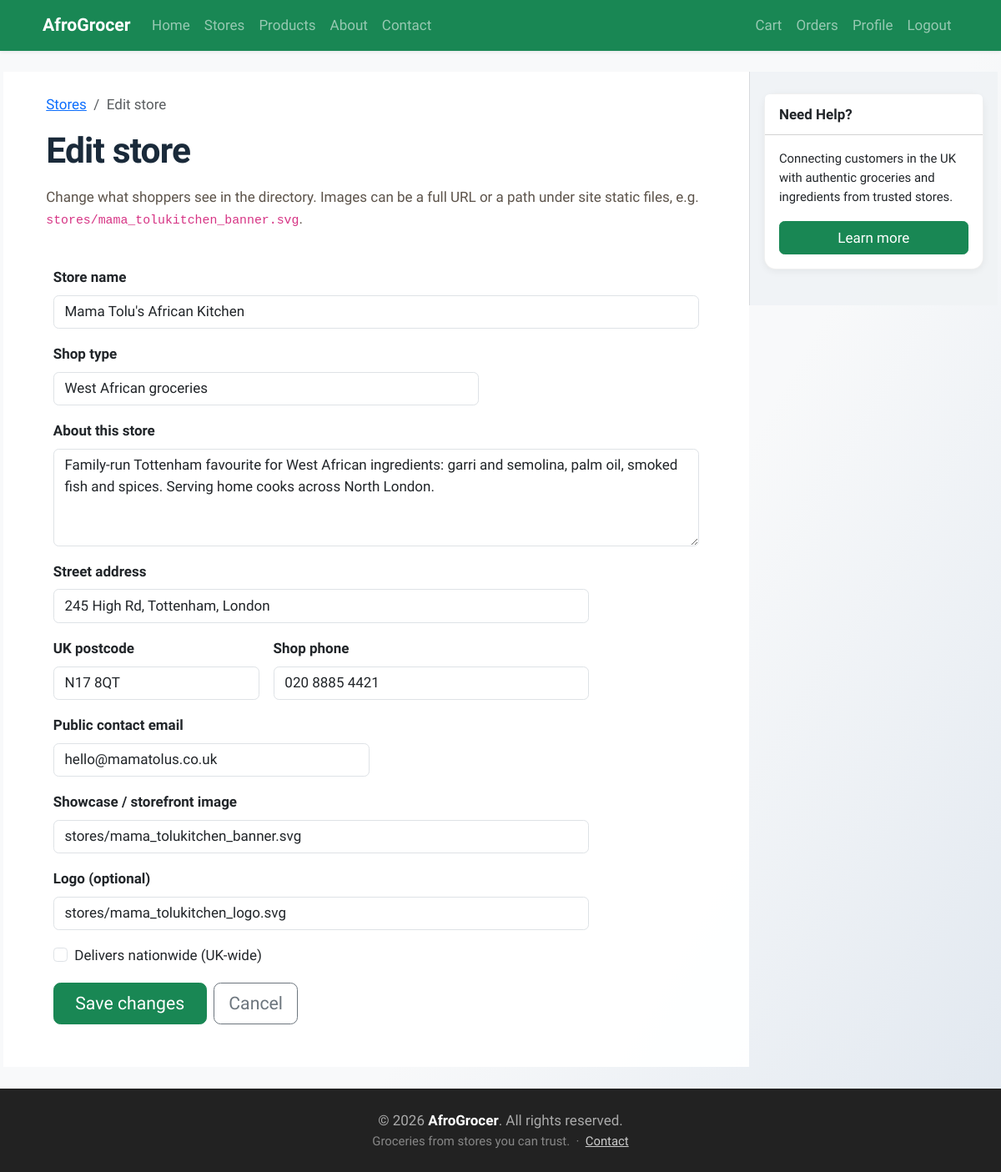
/store/1/edit (signed in), run on an earlier commit of the app's database.
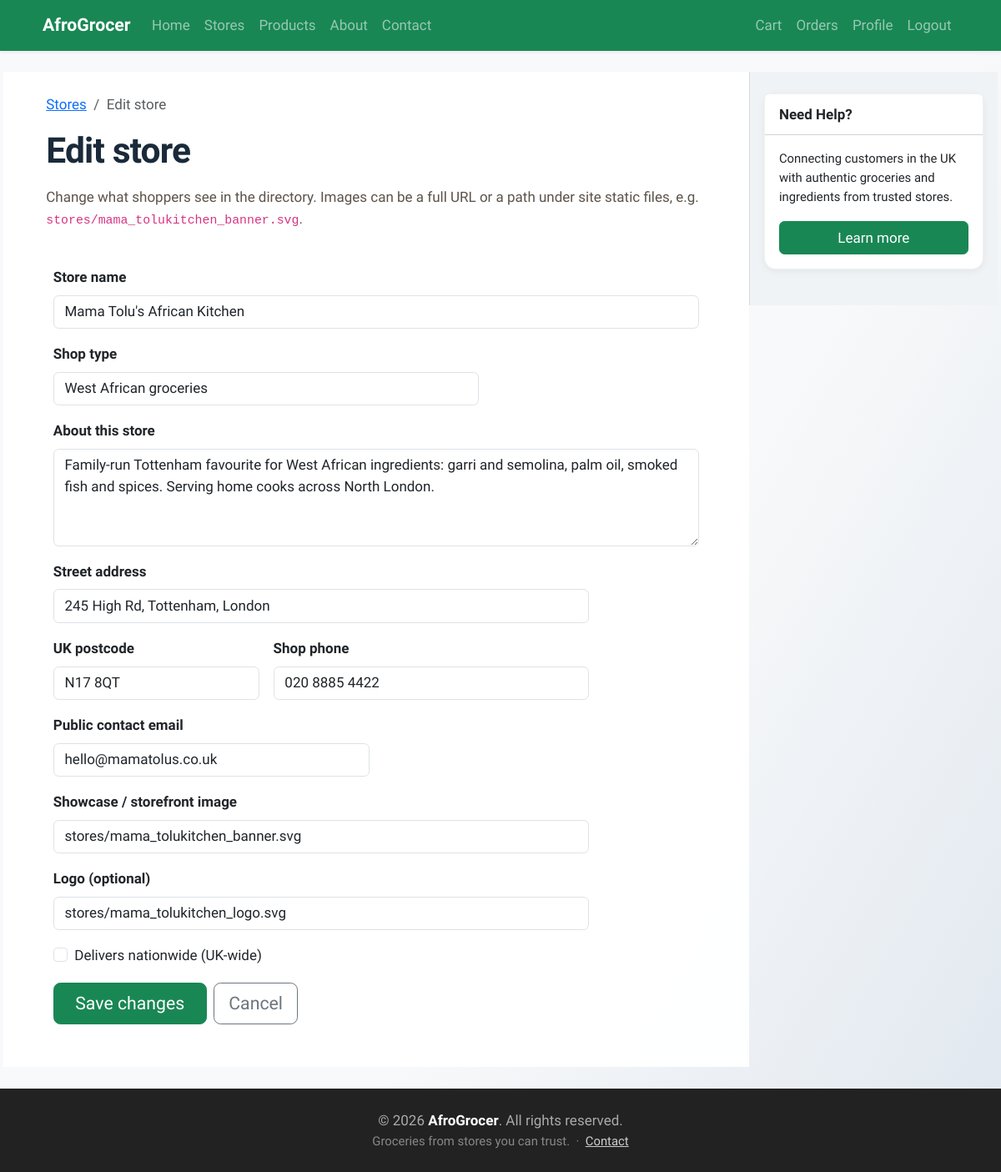
And on a later commit of the database.
### tables this page shows
CREATE TABLE stores (
    id                  INTEGER PRIMARY KEY AUTOINCREMENT,
    owner_id            INTEGER NOT NULL REFERENCES users(id) ON DELETE CASCADE,
    name                TEXT NOT NULL,
    description         TEXT,
    address             TEXT,
    uk_postcode         TEXT,
    phone               TEXT,
    email               TEXT,
    category            TEXT DEFAULT 'African groceries',
    image               TEXT,          -- storefront / hero URL or static path under /static/
    logo                TEXT,          -- square logo URL or static path
    delivers_nationwide BOOLEAN DEFAULT 0,
    is_verified         BOOLEAN DEFAULT 0,
    created             TIMESTAMP DEFAULT CURRENT_TIMESTAMP
);

### app.py (the view, shortened to what this page needs)
@app.route('/store/<int:sid>/edit', methods=('GET', 'POST'))
def store_edit(sid):
    store = get_store_by_id(sid)
    if not store:
        flash(category='warning', message='Store not found.')
        return redirect(url_for('store_list'))
    uid = session.get('user_id')
    user = get_user_by_id(uid) if uid else None
    if not user_can_manage_store(store, user):
        flash(category='danger', message='You do not have permission to edit this store.')
        return redirect(url_for('store_list'))
    owners = get_users_who_can_own_stores() if user['role'] == 'admin' else []
    return render_template(
        'store_form.html',
        title='Edit store',
        store=store,
        owners=owners,
        is_edit=True,
        submit_label='Save changes',
        user_role=user['role'],
    )

### app.py (called while the page is built)
def user_can_manage_store(store, user):
    if not store or not user:
        return False
    if user['role'] == 'admin':
        return True
    return user['role'] == 'store_owner' and store['owner_id'] == user['id']

@app.context_processor
def inject_csrf_token():
    return dict(csrf_token=generate_csrf())

@app.context_processor
def inject_site_name():
    return dict(siteName=siteName)

@app.context_processor
def inject_current_year():
    return dict(current_year=datetime.now().year)

@app.context_processor
def inject_user_role():
    is_admin = False
    if session.get('user_id'):
        user = get_user_by_id(session['user_id'])
        if user and user['role'] == 'admin':
            is_admin = True
    return dict(is_admin=is_admin)

### db/db.py (called while the page is built)
def get_db_connection():
    BASE_DIR = os.path.dirname(os.path.dirname(os.path.abspath(__file__)))
    db_path = os.path.join(BASE_DIR, 'db', 'database.db')
    conn = sqlite3.connect(db_path)
    conn.row_factory = sqlite3.Row
    return conn

def get_user_by_id(user_id):
    connection = get_db_connection()
    user = connection.execute(
        "SELECT * FROM users WHERE id = ?", (user_id,)
    ).fetchone()
    connection.close()
    return user

### Templates/store_form.html (shortened to what the changed rows need)
{% extends "base.html" %}
{% block content %}
    <h1 class="mb-3">{{ title }}</h1>
    <form method="post" class="row g-3 w-100 m-0 pb-4">
        <div class="col-12">
            <label for="name" class="form-label fw-semibold">Store name</label>
            <input type="text" class="form-control" id="name" name="name" required maxlength="200"
                value="{{ store.name if store else '' }}">
        </div>
        <div class="col-12 col-lg-8">
            <label for="category" class="form-label fw-semibold">Shop type</label>
            <input type="text" class="form-control" id="category" name="category" required maxlength="160"
                placeholder="e.g. West African groceries"
                value="{{ store.category if store and store.category else '' }}">
        </div>
        <div class="col-12">
            <label for="description" class="form-label fw-semibold">About this store</label>
            <textarea class="form-control" id="description" name="description" rows="4" required>{{ store.description if store else '' }}</textarea>
        </div>
        <div class="col-12 col-lg-10">
            <label for="address" class="form-label fw-semibold">Street address</label>
            <input type="text" class="form-control" id="address" name="address" required
                value="{{ store.address if store else '' }}">
        </div>
        <div class="col-12 col-md-4">
            <label for="uk_postcode" class="form-label fw-semibold">UK postcode</label>
            <input type="text" class="form-control" id="uk_postcode" name="uk_postcode" required
                value="{{ store.uk_postcode if store else '' }}">
        </div>
        <div class="col-12 col-md-6">
            <label for="phone" class="form-label fw-semibold">Shop phone</label>
            <input type="tel" class="form-control" id="phone" name="phone"
                value="{{ store.phone if store and store.phone else '' }}">
        </div>
        <div class="col-12 col-md-6">
            <label for="email" class="form-label fw-semibold">Public contact email</label>
            <input type="email" class="form-control" id="email" name="email"
                value="{{ store.email if store and store.email else '' }}">
        </div>
        <div class="col-12 col-lg-10">
            <label for="image" class="form-label fw-semibold">Showcase / storefront image</label>
            <input type="text" class="form-control" id="image" name="image"
                placeholder="https://... or stores/mama_tolukitchen_banner.svg"
                value="{{ store.image if store and store.image else '' }}">
        </div>
        <div class="col-12 col-lg-10">
            <label for="logo" class="form-label fw-semibold">Logo (optional)</label>
            <input type="text" class="form-control" id="logo" name="logo"
                placeholder="https://... or stores/mama_tolukitchen_logo.svg"
                value="{{ store.logo if store and store.logo else '' }}">
        </div>
        <div class="col-12 d-flex flex-wrap gap-4 align-items-center">
            <div class="form-check">
                <input class="form-check-input" type="checkbox" id="delivers" name="delivers" value="1"
                    {% if store and store.delivers_nationwide %}checked{% endif %}>
                <label class="form-check-label" for="delivers">Delivers nationwide (UK-wide)</label>
            </div>
        </div>
    </form>
{% endblock %}

What changed in the data, as far as the page shows it:
changed stores "Mama Tolu's African Kitchen": phone "020 8885 4421" → "020 8885 4422"
